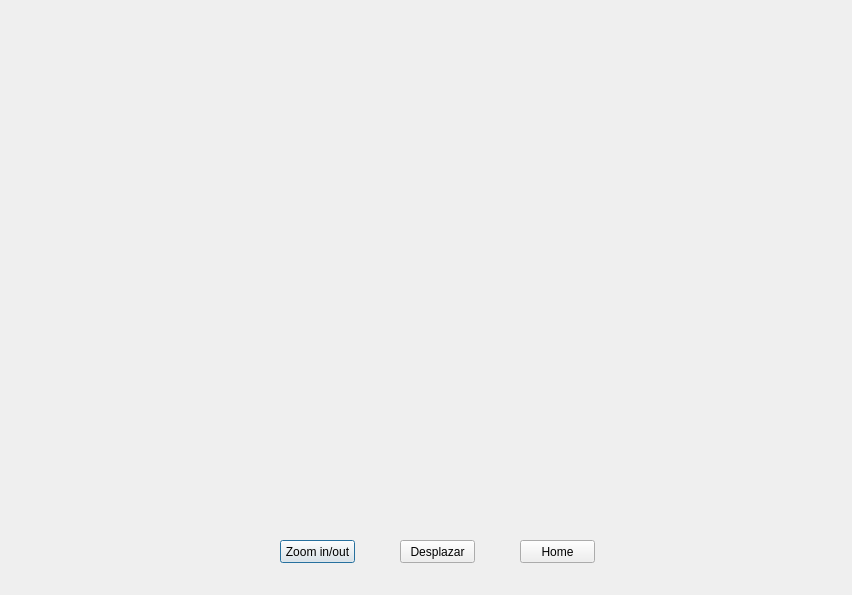
<?xml version="1.0" encoding="UTF-8"?>
<ui version="4.0">
 <class>Dialog</class>
 <widget class="QDialog" name="Dialog">
  <property name="geometry">
   <rect>
    <x>0</x>
    <y>0</y>
    <width>852</width>
    <height>595</height>
   </rect>
  </property>
  <property name="minimumSize">
   <size>
    <width>852</width>
    <height>595</height>
   </size>
  </property>
  <property name="maximumSize">
   <size>
    <width>852</width>
    <height>595</height>
   </size>
  </property>
  <property name="windowTitle">
   <string>Ventana graficación</string>
  </property>
  <widget class="QLabel" name="label_background">
   <property name="geometry">
    <rect>
     <x>-70</x>
     <y>-98</y>
     <width>1071</width>
     <height>731</height>
    </rect>
   </property>
   <property name="text">
    <string/>
   </property>
   <property name="pixmap">
    <pixmap>backgroud.png</pixmap>
   </property>
  </widget>
  <widget class="QPushButton" name="button_zoom">
   <property name="geometry">
    <rect>
     <x>280</x>
     <y>540</y>
     <width>75</width>
     <height>23</height>
    </rect>
   </property>
   <property name="text">
    <string>Zoom in/out</string>
   </property>
  </widget>
  <widget class="QPushButton" name="button_pan">
   <property name="geometry">
    <rect>
     <x>400</x>
     <y>540</y>
     <width>75</width>
     <height>23</height>
    </rect>
   </property>
   <property name="text">
    <string>Desplazar</string>
   </property>
  </widget>
  <widget class="QPushButton" name="button_home">
   <property name="geometry">
    <rect>
     <x>520</x>
     <y>540</y>
     <width>75</width>
     <height>23</height>
    </rect>
   </property>
   <property name="text">
    <string>Home</string>
   </property>
  </widget>
  <widget class="QLabel" name="field_graph">
   <property name="geometry">
    <rect>
     <x>10</x>
     <y>10</y>
     <width>821</width>
     <height>501</height>
    </rect>
   </property>
   <property name="text">
    <string/>
   </property>
  </widget>
 </widget>
 <resources/>
 <connections/>
</ui>
